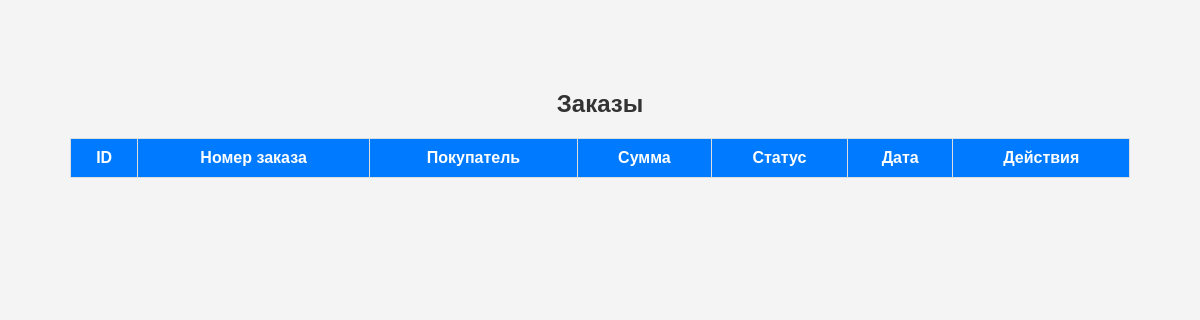
The page /admin/orders.php (signed in) on the database as committed earlier.
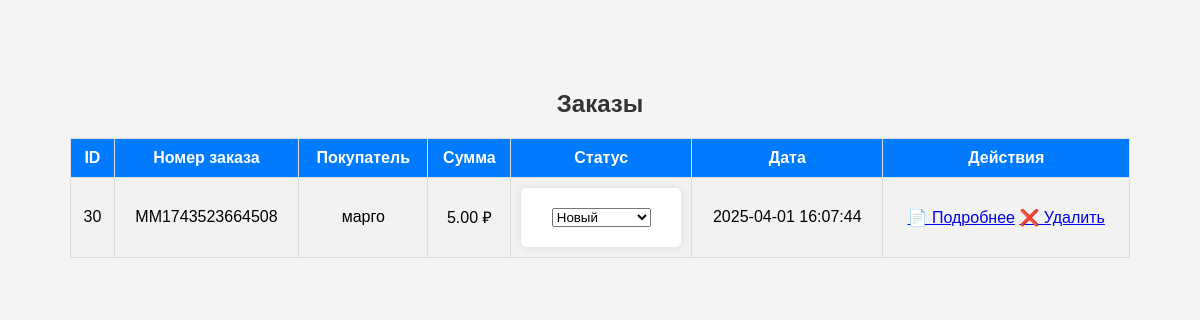
The same page on the database as committed later.
### tables this page shows
CREATE TABLE `orders` (
  `id` int(11) NOT NULL AUTO_INCREMENT,
  `order_number` varchar(50) NOT NULL,
  `user_name` varchar(255) NOT NULL,
  `phone` varchar(20) NOT NULL,
  `email` varchar(100) NOT NULL,
  `address` text NOT NULL,
  `total_price` decimal(10,2) NOT NULL,
  `created_at` timestamp NOT NULL DEFAULT current_timestamp(),
  `user_id` int(11) DEFAULT NULL,
  `status` varchar(50) NOT NULL DEFAULT 'Новый',
  `name` varchar(255) NOT NULL,
  `delivery` varchar(100) NOT NULL,
  `payment` varchar(100) NOT NULL,
  `discount` decimal(10,2) NOT NULL DEFAULT 0.00,
  `total_discount` decimal(10,2) NOT NULL DEFAULT 0.00,
  PRIMARY KEY (`id`),
  KEY `user_id` (`user_id`),
  CONSTRAINT `orders_ibfk_1` FOREIGN KEY (`user_id`) REFERENCES `users` (`id`)
);

CREATE TABLE `users` (
  `id` int(11) NOT NULL AUTO_INCREMENT,
  `name` varchar(255) NOT NULL,
  `email` varchar(100) NOT NULL,
  `password` varchar(255) NOT NULL,
  `created_at` timestamp NOT NULL DEFAULT current_timestamp(),
  `reset_token` varchar(64) DEFAULT NULL,
  `status` enum('active','blocked') DEFAULT 'active',
  PRIMARY KEY (`id`),
  UNIQUE KEY `email` (`email`)
);

### admin/orders.php (the view, shortened to what this page needs)
<?php
require_once '../database/db.php';
$stmt = $conn->query("
    SELECT orders.*, users.name AS user_name
    FROM orders
    JOIN users ON orders.user_id = users.id
    ORDER BY orders.created_at DESC
");
$orders = $stmt->fetchAll(PDO::FETCH_ASSOC);
?>
<!DOCTYPE html>
<html lang="ru">
<head>
    <link rel="stylesheet" href="styles.css">
</head>
<body>
    <h2>Заказы</h2>
    <table border="1">
        <tr>
            <th>ID</th>
            <th>Номер заказа</th>
            <th>Покупатель</th>
            <th>Сумма</th>
            <th>Статус</th>
            <th>Дата</th>
            <th>Действия</th>
        </tr>
        <?php foreach ($orders as $order): ?>
            <tr>
                <td><?= $order['id']; ?></td>
                <td><?= htmlspecialchars($order['order_number']); ?></td>
                <td><?= htmlspecialchars($order['user_name']); ?></td>
                <td><?= number_format($order['total_price'], 2, '.', ''); ?> ₽</td>
                <td>
                    <form method="POST" action="update_order_status.php">
                        <select name="status" class="status-<?= strtolower(str_replace(' ', '-', $order['status'])); ?>" onchange="this.form.submit()">
                            <option value="Новый" <?= $order['status'] == 'Новый' ? 'selected' : ''; ?>>Новый</option>
                        </select>
                    </form>
                </td>
                <td><?= $order['created_at']; ?></td>
                <td>
                    <a href="order_details.php?id=<?= $order['id']; ?>">📄 Подробнее</a>
                    <a href="delete_order.php?id=<?= $order['id']; ?>" onclick="return confirm('Вы уверены, что хотите удалить этот заказ?');" class="text-danger">❌ Удалить</a>
                </td>
            </tr>
        <?php endforeach; ?>
    </table>
</body>
</html>

Rows that differ between the two databases and show on the page:
added orders: id "30", order_number "MM1743523664508", user.name "марго", total_price "5.00", status "Новый", created_at "2025-04-01 16:07:44"
